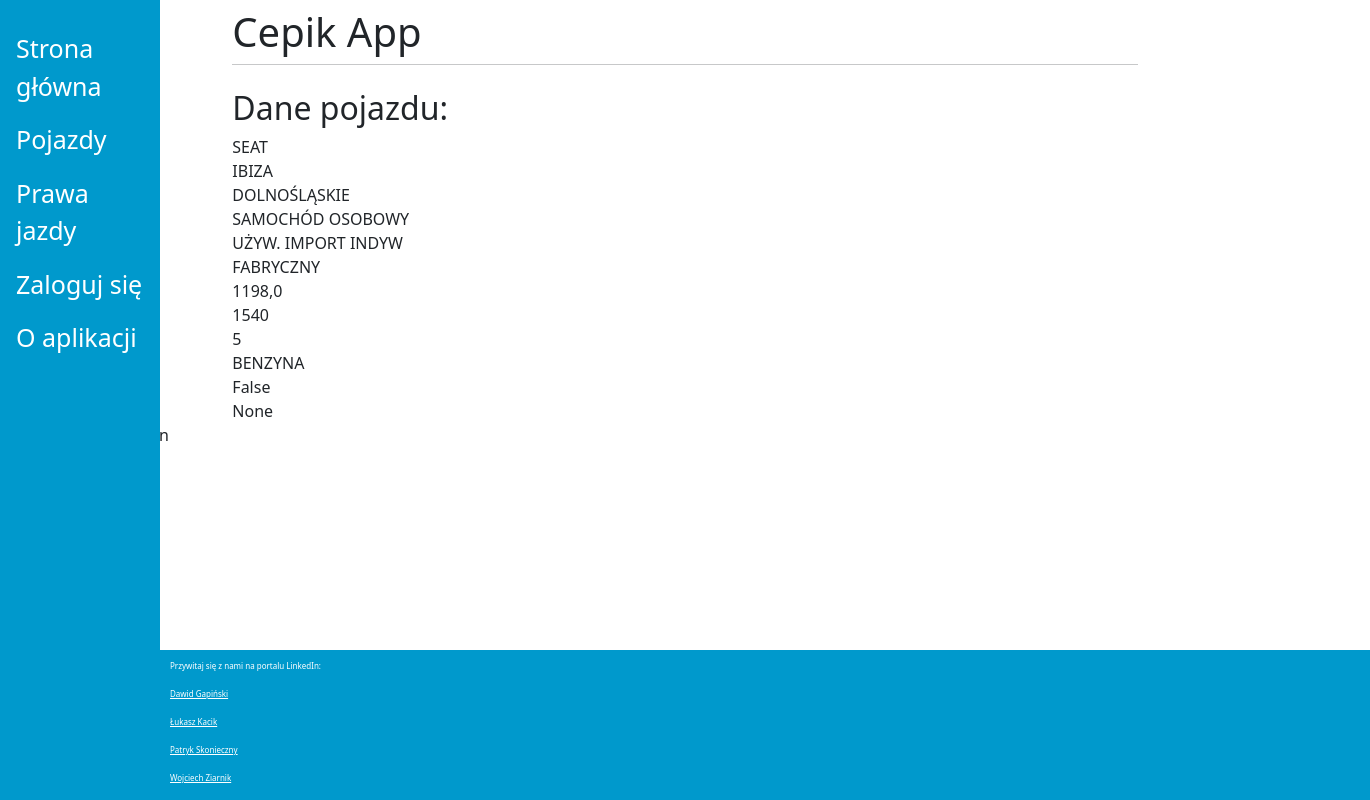
The page /1 on the database its author committed.
### viewer/models.py (models this page shows, shortened)
class Vehicle(models.Model):
    id_cepik = models.IntegerField(default=0)
    marka = models.CharField(max_length=45, null=True)
    model = models.CharField(max_length=45, null=True)
    id_wojewodztwa = models.IntegerField(default=0, null=False)
    wojewodztwo = models.CharField(max_length=45, null=True)
    rodzaj_pojazdu = models.CharField(max_length=45, null=True)
    pochodzenie_pojazdu = models.CharField(max_length=45, null=True)
    rok_produkcji = models.CharField(max_length=45, null=True)
    pojemnosc_skokowa = models.DecimalField(decimal_places=1, max_digits=20, default=1, null=True)
    dmc = models.CharField(max_length=45, null=True)
    liczba_miejsc = models.IntegerField(default=1, null=True)
    rodzaj_paliwa = models.CharField(max_length=45, null=True)
    hak = models.BooleanField(default=False)
    kierownica_po_prawej = models.BooleanField(null=True)

### viewer/crud.py (the view)
# urls.py: path('<id>', crud.vehicle_detail_view, name='detail_view_vehicle'),
def vehicle_detail_view(request, id):
    context = {}
    context['data'] = Vehicle.objects.get(id=id)
    return render(request, 'vehicle_detail_view.html', context)

### viewer/templates/vehicle_detail_view.html (shortened to what this page needs)
{% extends "base.html" %}
{% block content %}
<h2>Dane pojazdu: </h2>
{{ data.marka }} <br>
{{ data.model }} <br>
{{ data.wojewodztwo }} <br>
{{ data.rodzaj_pojazdu }} <br>
{{ data.pochodzenie_pojazdu }} <br>
{{ data.rok_produkcji }} <br>
{{ data.pojemnosc_skokowa }} <br>
{{ data.dmc }} <br>
{{ data.liczba_miejsc }} <br>
{{ data.rodzaj_paliwa }} <br>
{{ data.hak }} <br>
{{ data.kierownica_po_prawej }}
{% endblock %}

### templates/base.html (shortened to what this page needs)
<!doctype html>
<html>
    <head>
        <link href="https://cdn.jsdelivr.net/npm/bootstrap@5.2.0-beta1/dist/css/bootstrap.min.css" rel="stylesheet"
>
    </head>
    <body>
        <div class="sidenav">
            <a href="/">Strona główna</a>
            <a href="/vehicles">Pojazdy</a>
            <a href="/driving-licenses">Prawa jazdy</a>
            {% if user.is_authenticated %}
                <a href="{% url 'logout' %}">Wyloguj</a>
            {% else %}
                <a href="{% url 'loginAuth' %}">Zaloguj się</a>
            {% endif %}
            <a href="/about">O aplikacji</a>
        </div>
        <div id="content" name="content" class="main">
            <div class="row justify-content-center">
                <div class="col-8">
                    <h1 class="mt-2">Cepik App</h1>
                    <hr class="mt-0 mb-4">
                    {% block content %}
                    {% endblock %}
                </div>
            </div>
        </div>
        <div class="container" name="alert">
            {% if user.is_authenticated %}
            <p>
                <a class="nav-link" href="{% url 'user_logout' %}">Logout</a>
            </p>
            {% else %}
            <p>
                <a class="nav-link" href="{% url 'loginAuth' %}">Login</a>
            </p>
            {% endif %}
        </div>
    </body>
    <footer>
        <div id="footer" name="footer" class="footer">
            <p>Przywitaj się z nami na portalu LinkedIn:</p>
            <p><a href="https://www.linkedin.com/in/dgapinski">Dawid Gapiński</a></p>
            <p><a href="https://www.linkedin.com/in/%C5%82ukasz-kacik-093691224/">Łukasz Kacik</a></p>
            <p><a href="https://www.linkedin.com/in/pskonieczny33/">Patryk Skonieczny</a></p>
            <p><a href="https://www.linkedin.com/in/wojciech-ziarnik-23ba971a1">Wojciech Ziarnik</a></p>
        </div>
    </footer>
</html>

### templates/base.html (style rules this page uses)
.sidenav { height:100%; width: 160px; position: fixed; z-index: 1; top:0; left:0; background-color: #0099cc; overflow-x: hidden; padding-top: 20px; }
.sidenav a { padding: 10px 8px 6px 16px; text-decoration: none; font-size: 25px; color: #ffffff; display: block; }
.footer { position: absolute; bottom: 0; width: 100%; height: 150px; background-color: #0099cc; margin-left: 160px; padding: 0px 10px; display: block; font-size: 8px; }
.footer a { color: #ffffff; }
.footer p { margin-top: 10px; color: #ffffff; }

### rows shown on the page
Vehicle: marka "SEAT", model "IBIZA", wojewodztwo "DOLNOŚLĄSKIE", rodzaj_pojazdu "SAMOCHÓD OSOBOWY", pochodzenie_pojazdu "UŻYW. IMPORT INDYW", rok_produkcji "FABRYCZNY", pojemnosc_skokowa "1198,0", dmc "1540", liczba_miejsc "5", rodzaj_paliwa "BENZYNA", hak "False", kierownica_po_prawej "None"
